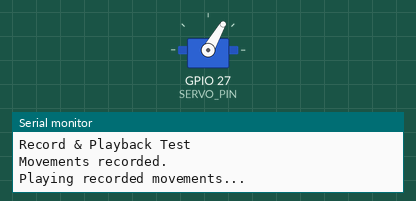
This sketch was run on a simulated ESP32. Shown: servo, the last lines printed to the serial monitor.

Above: at 0.05 s.
At 2.0 s:
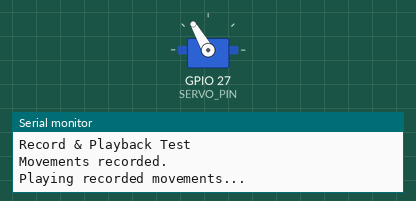
At 5.0 s:
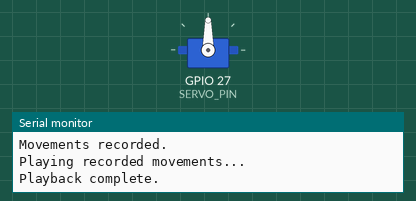
Timing chart, 0 to 6.5 s (numbered marks = the images above):
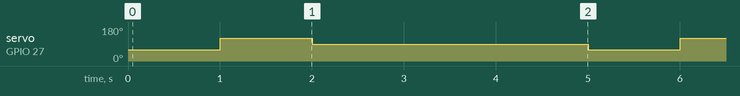

Measured:
- by itself, servo on GPIO 27 (SERVO_PIN): repeats every 5.0 s: 90° 3.0 s, 60° 1.0 s, 120° 1.0 s

The sketch:

record-playback-test.ino
```cpp
#include <Arduino.h>
#include <ESP32Servo.h>

Servo servo;

const int SERVO_PIN = 27;

struct Step {
  int angle;
  unsigned long delayTime;
};

Step steps[10];
int stepCount = 0;

void setup() {

  Serial.begin(115200);

  servo.attach(SERVO_PIN, 500, 2500);

  Serial.println("Record & Playback Test");

  // Record sample movements
  steps[0] = {60, 1000};
  steps[1] = {120, 1000};
  steps[2] = {90, 1000};

  stepCount = 3;

  Serial.println("Movements recorded.");
}

void loop() {

  Serial.println("Playing recorded movements...");

  for (int i = 0; i < stepCount; i++) {

    servo.write(steps[i].angle);

    delay(steps[i].delayTime);
  }

  Serial.println("Playback complete.");

  delay(2000);
}
```
